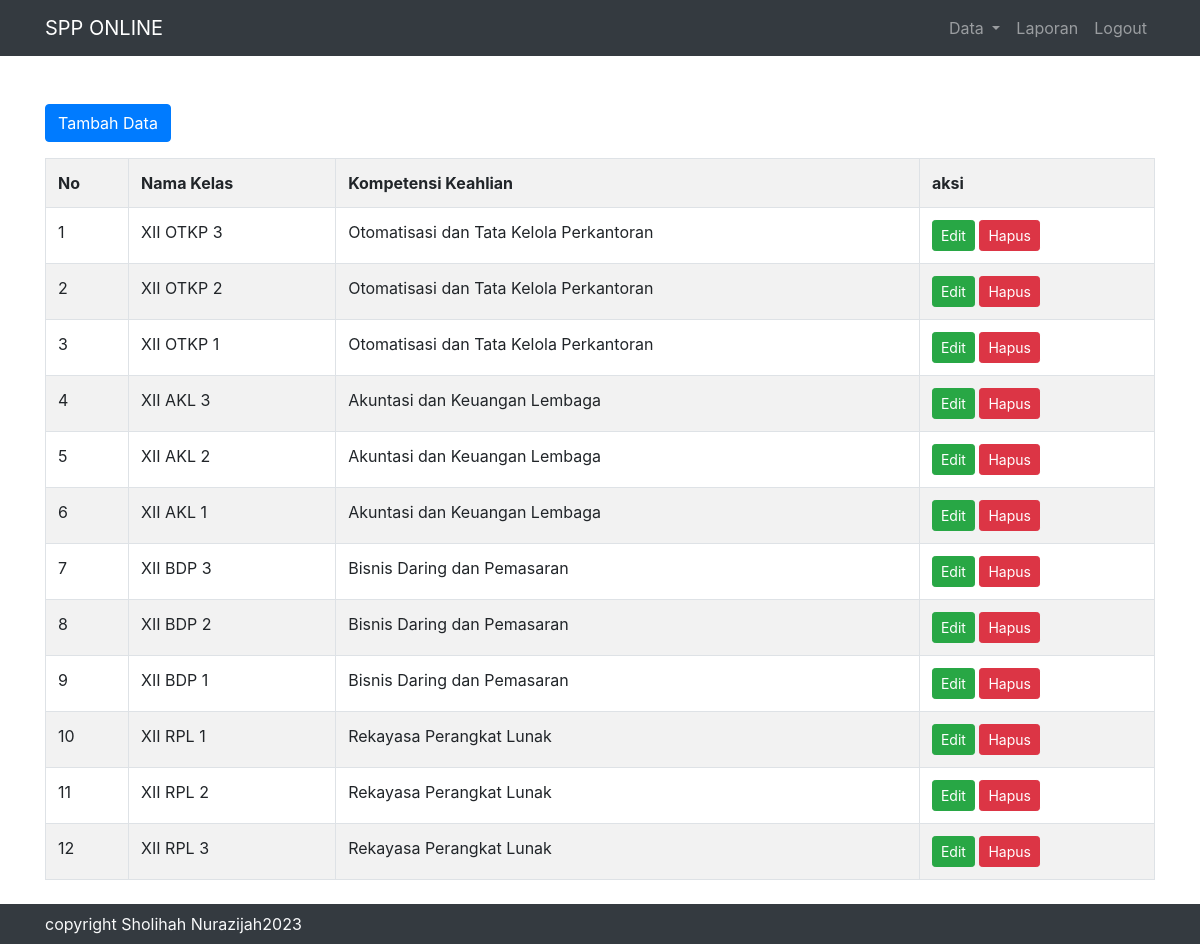
Screenshot of /admin.php?page=datakelas (signed in) with the database file from the repository.
### tables this page shows
CREATE TABLE `kelas` (
  `id_kelas` int(11) UNSIGNED NOT NULL,
  `nama_kelas` varchar(30) DEFAULT NULL,
  `kompetensi_keahlian` varchar(40) DEFAULT NULL
);

### system/fungsi.php (called while the page is built, shortened)
<?php
class Fungsi {
    public function kon(){
        $kon = mysqli_connect('localhost', 'root', '', 'spp');
        return $kon;
    }
    public function datakelas(){
        $sql = "SELECT * FROM kelas ORDER BY id_kelas DESC";
        $query = mysqli_query($this->kon(), $sql);
        if(mysqli_num_rows($query) > 0){
            while($d = mysqli_fetch_assoc($query)){
                $select[] = $d;
            }
        }
        else {
            $select = null;
        }
        return $select;
    }
}

### user/datakelas.php (the view)
<div class="container mt-5">
    <a href="admin.php?page=tambahkelas" class="btn btn-primary mb-3">Tambah Data</a>
    <table class="table table-striped table-bordered">
        <tr>
            <th>No</th>
            <th>Nama Kelas</th>
            <th>Kompetensi Keahlian</th>
            <th>aksi</th>
        </tr>
        <?php
        $no = 1;
        foreach($fungsi->datakelas() as $d){ ?>
            <tr>
                <td><?= $no++ ?></td>
                <td><?= $d['nama_kelas']; ?></td>
                <td><?= $d['kompetensi_keahlian']; ?></td>
                <td>
                    <a href="admin.php?page=editkelas&id_kelas=<?=$d['id_kelas']  ?>" class="btn btn-success btn-sm">Edit</a>
                    <a href="admin.php?page=deletekelas&id_kelas=<?=$d['id_kelas']  ?>" class="btn btn-danger btn-sm" onclick="return confirm('Apakah anda yakin menghapus data ini?');">Hapus</a>
                </td>
            </tr>
    <?php    }
        ?>
    </table>
</div>

### Layouts/header.php (shortened to what this page needs)
<!DOCTYPE html>
<html lang="en">
<head>
    <link rel="stylesheet" href="css/bootstrap.min.css">
</head>
<body>
<nav class="navbar navbar-expand-lg navbar-dark bg-dark">
    <div class="container">
  <a class="navbar-brand" href="#">SPP ONLINE</a>
  <div class="collapse navbar-collapse" id="navbarNavDropdown">
    <ul class="navbar-nav ml-auto">
      <?php
        if(isset($_SESSION['data'])){
            if($_SESSION['data']['level'] == 'admin'){  ?>
        <li class="nav-item dropdown">
            <a class="nav-link dropdown-toggle" href="#" role="button" data-toggle="dropdown" aria-expanded="false">
            Data
            </a>
        </li>
          <li class="nav-item">
            <a class="nav-link" href="admin.php?page=laporan">Laporan</a>
            </li>
            <li class="nav-item">
            <a class="nav-link" href="index.php?aksi=logout">Logout</a>
          </li>
        <?php    }
        }
    ?>
    </ul>
  </div>
  </div>
</nav>

### admin.php (shortened to what this page needs)
<?php
    include "system/fungsi.php";
    $fungsi = new Fungsi;
    include "Layouts/header.php";
    if($_GET['page'] == 'datakelas'){
        include "user/datakelas.php";
    }
    elseif($_GET['page'] == 'tambahkelas'){
        include "user/tambahkelas.php";
    }
    elseif($_GET['page'] == 'insertkelas'){
        $nama_kelas = $_POST['nama_kelas'];
        $kompetensi_keahlian = $_POST['kompetensi_keahlian'];
        $fungsi->insertkelas($nama_kelas, $kompetensi_keahlian);
    }
    elseif($_GET['page'] == 'editkelas'){
        include "user/editkelas.php";
    }
    elseif($_GET['page'] == 'updatekelas'){
        $id_kelas = $_POST['id_kelas'];
        $nama_kelas = $_POST['nama_kelas'];
        $kompetensi_keahlian = $_POST['kompetensi_keahlian'];
        $fungsi->updatekelas($id_kelas, $nama_kelas, $kompetensi_keahlian);
    }
    elseif($_GET['page'] == 'deletekelas'){
        $fungsi->deletekelas($_GET['id_kelas']);
    }
    elseif($_GET['page'] == 'dataspp'){
        include "user/dataspp.php";
    }
    elseif($_GET['page'] == 'tambahspp'){
        include "user/tambahspp.php";
    }
    elseif($_GET['page'] == 'insertspp'){
        $tahun = $_POST['tahun'];
        $nominal = $_POST['nominal'];
        $fungsi->insertspp($tahun, $nominal);
    }
    elseif($_GET['page'] == 'editspp'){
        include "user/editspp.php";
    }
    elseif($_GET['page'] == 'updatespp'){
        $id_spp = $_POST['id_spp'];
        $tahun = $_POST['tahun'];
        $nominal = $_POST['nominal'];
        $fungsi->updatespp($id_spp, $tahun, $nominal);
    }
    elseif($_GET['page'] == 'deletespp'){
        $fungsi->deletespp($_GET['id_spp']);
    }
    elseif($_GET['page'] == 'datapetugas'){
        include "user/datapetugas.php";
    }
    elseif($_GET['page'] == 'tambahpetugas'){
        include "user/tambahpetugas.php";
    }
    elseif($_GET['page'] == 'insertpetugas'){
        $username = $_POST['username'];
        $password = password_hash($_POST['password'], PASSWORD_BCRYPT);
        $nama_petugas = $_POST['nama_petugas'];
        $fungsi->insertpetugas($username, $password, $nama_petugas);
    }
    elseif($_GET['page'] == 'editpetugas'){
        include "user/editpetugas.php";
    }
    elseif($_GET['page'] == 'updatepetugas'){
        $id_petugas = $_POST['id_petugas'];
        $username = $_POST['username'];
        $nama_petugas = $_POST['nama_petugas'];
        $fungsi->updatepetugas($id_petugas, $username, $nama_petugas);
    }
    elseif($_GET['page'] == 'deletepetugas'){
        $fungsi->deletepetugas($_GET['id_petugas']);
    }
    elseif($_GET['page'] == 'datasiswa'){
        include('user/datasiswa.php');
    }
    elseif($_GET['page'] == 'tambahsiswa'){
        include('user/tambahsiswa.php');
    }
    elseif($_GET['page'] == 'editsiswa'){
        include "user/editsiswa.php";
    }
    elseif($_GET['page'] == 'deletesiswa'){
        $fungsi->deletesiswa($_GET['nisn']);
    }
    elseif($_GET['page'] == 'pembayaran'){
        include "user/pembayaran.php";
    }
    elseif($_GET['page'] == 'history'){
        include "user/history.php";
    }
    elseif($_GET['page'] == 'laporan'){
        include "user/laporan.php";
    }
    include "Layouts/footer.php";
?>

### Layouts/footer.php (shortened to what this page needs)
<div class="container pt-5">
<nav class="navbar navbar-expand-lg navbar-dark bg-dark fixed-bottom">
    <div class="container">
  <a href="#" class="text-light">copyright Sholihah Nurazijah2023</a>
  </div>
</nav>
</div>
</body>
</html>

### rows the page displays
kelas: nama_kelas "XII OTKP 3", kompetensi_keahlian "Otomatisasi dan Tata Kelola Perkantoran"
kelas: nama_kelas "XII OTKP 2", kompetensi_keahlian "Otomatisasi dan Tata Kelola Perkantoran"
kelas: nama_kelas "XII OTKP 1", kompetensi_keahlian "Otomatisasi dan Tata Kelola Perkantoran"
kelas: nama_kelas "XII AKL 3", kompetensi_keahlian "Akuntasi dan Keuangan Lembaga"
kelas: nama_kelas "XII AKL 2", kompetensi_keahlian "Akuntasi dan Keuangan Lembaga"
kelas: nama_kelas "XII AKL 1", kompetensi_keahlian "Akuntasi dan Keuangan Lembaga"
kelas: nama_kelas "XII BDP 3", kompetensi_keahlian "Bisnis Daring dan Pemasaran"
kelas: nama_kelas "XII BDP 2", kompetensi_keahlian "Bisnis Daring dan Pemasaran"
kelas: nama_kelas "XII BDP 1", kompetensi_keahlian "Bisnis Daring dan Pemasaran"
kelas: nama_kelas "XII RPL 1", kompetensi_keahlian "Rekayasa Perangkat Lunak"
kelas: nama_kelas "XII RPL 2", kompetensi_keahlian "Rekayasa Perangkat Lunak"
kelas: nama_kelas "XII RPL 3", kompetensi_keahlian "Rekayasa Perangkat Lunak"
